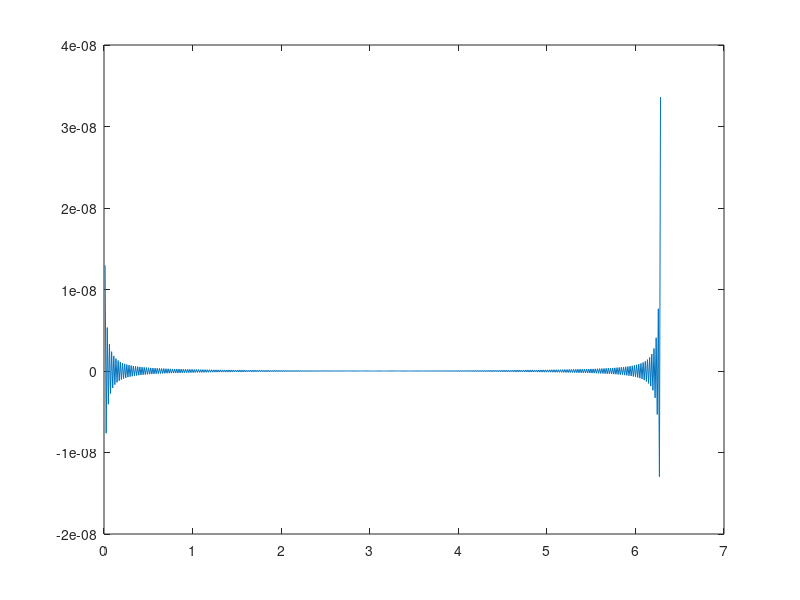

This chart was generated by the following MATLAB code:
clear all;
clc;
close all;

NX = 512;
dx = 2*pi/NX;

i = meshgrid(1:NX,1);
x = i*dx;

kx = [0:NX/2 -NX/2+1:-1];

f = exp(-(x-pi).^2);
ff = f.*f;
dffx = -4*(x-pi).*ff;

ffhat = fft(ff);

ffhat2 = ifft( fft(fft(f)).^2 );



plot(x,-dffx+real(ifft(1i*kx.*ffhat2))/NX)

